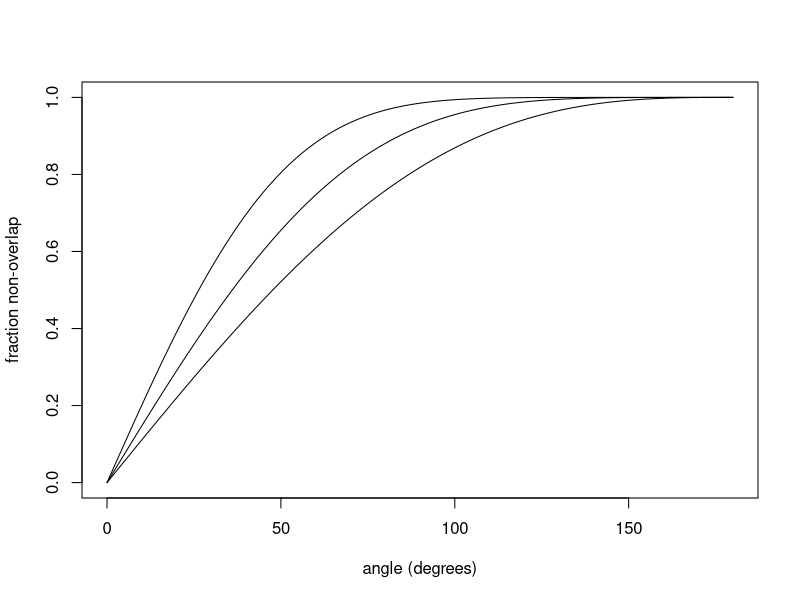
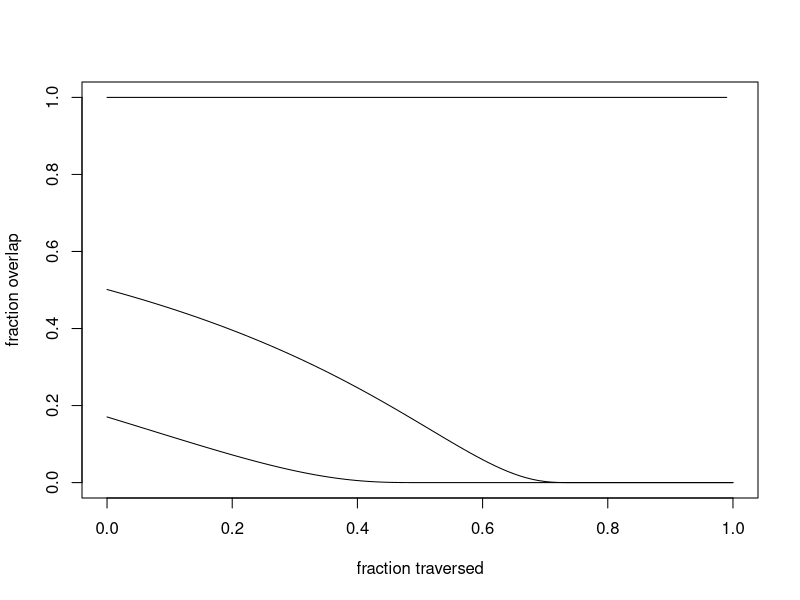

Reproduce these figures in R, in order.
#fraction of beneficial mutations not beneficial in the other environment, at the beginning of the walk, for a number of dimensions (m), plotted over angles between optima  
m <- 2
curve(1 - pbeta(cos(x*(pi/180)/2)^2, (1+m)/2, 1/2), 0, 180, xlab="angle (degrees)", ylab="fraction non-overlap")
m <- 4
curve(1 - pbeta(cos(x*(pi/180)/2)^2, (1+m)/2, 1/2), 0, 180, add=T)
m <- 8
curve(1 - pbeta(cos(x*(pi/180)/2)^2, (1+m)/2, 1/2), 0, 180, add=T)

#fraction of beneficial mutations also beneficial in the other environment, plotted across the walk, for a given dimension (m) and a few angles (theta)
m <-6
theta<-0
curve(pbeta(1 + (cos(theta*(pi/180)) - 1)/(2*(1-x)^2), (1+m)/2, 1/2), 0, 1, xlab="fraction traversed", ylab="fraction overlap", ylim=c(0,1))
theta<-30
curve(pbeta(1 + (cos(theta*(pi/180)) - 1)/(2*(1-x)^2), (1+m)/2, 1/2), 0, 1, add=T)
theta<-60
curve(pbeta(1 + (cos(theta*(pi/180)) - 1)/(2*(1-x)^2), (1+m)/2, 1/2), 0, 1, add=T)
